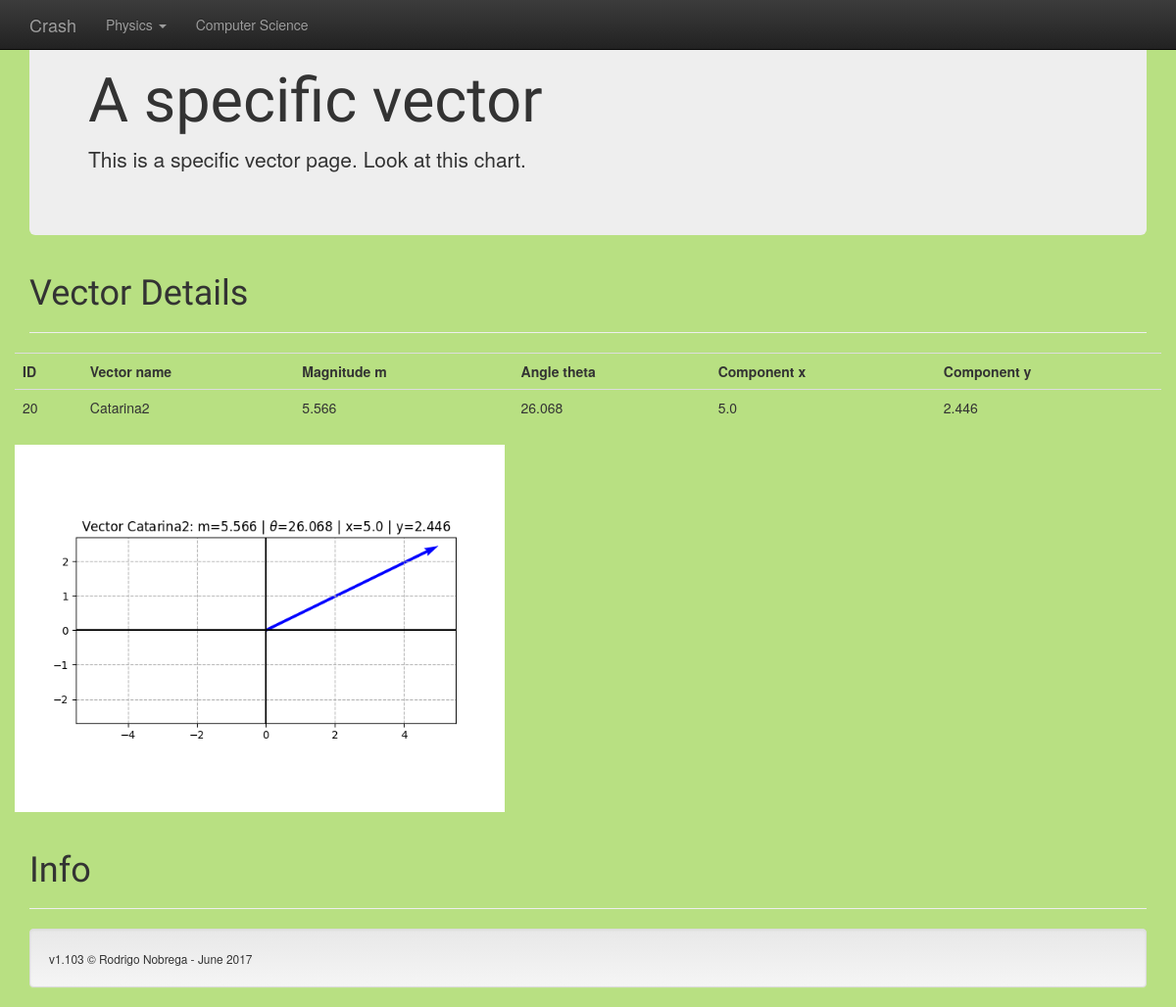
Page /Crash/vector/20 on the committed database.
### Physics/models.py (models this page shows, shortened)
class HTVector(models.Model):
    name = models.CharField(max_length=30, null=True)
    m = models.FloatField(default=None, blank=True)
    theta = models.FloatField(default=None, blank=True)
    x = models.FloatField(default=None, blank=True)
    y = models.FloatField(default=None, blank=True)
    def drawVector(self):
        if (self.x > 0 and self.y > 0):
            limits = [(-1.1 * self.x), (1.1 * self.x), (-1.1 * self.y), (1.1 * self.y)]
        elif (self.x < 0 and self.y > 0):
            limits = [(1.1 * self.x), (-1.1 * self.x), (-1.1 * self.y), (1.1 * self.y)]
        elif (self.x < 0 and self.y < 0):
            limits = [(1.1 * self.x), (-1.1 * self.x), (1.1 * self.y), (-1.1 * self.y)]
        elif (self.x > 0 and self.y < 0):
            limits = [(-1.1 * self.x), (1.1 * self.x), (1.1 * self.y), (-1.1 * self.y)]
        plt.gca().set_aspect('equal')
        plt.axis(limits)
        plt.axhline(y=0, color='k')
        plt.axvline(x=0, color='k')
        plt.grid(True, linestyle='dashed')
        plt.quiver(0, 0, self.x, self.y, angles='xy', scale_units='xy', scale=1, color='b')
        plt.title(r'Vector {}: m={} | $\theta$={} | x={} | y={}'.format(self.name, self.m, self.theta, self.x, self.y))
        plt.savefig('Physics/static/Physics/vector.png')
        plt.clf()

### Physics/views.py (the view)
# urls.py: url(r'^vector/(?P<id>\d+)$', views.vector_num, name='vector_num'),
def vector_num(request, id):
    vector = get_object_or_404(HTVector, pk=id)
    picture = vector.drawVector()
    return render(request, 'Physics/vector_detail.html', {'vector': vector})

### Physics/templates/Physics/vector_detail.html (shortened to what this page needs)
{% extends 'base.html' %}
      {% block body%}
      <div class="jumbotron">
        <h1>A specific vector</h1>
        <p>This is a specific vector page. Look at this chart.</p>
      </div>
      <div class="page-header">
        <h1>Vector Details</h1>
      </div>
      <div class="row">
        <table class="table table-hover">
        <tr>
          <td><strong>ID</strong></td>
          <td><strong>Vector name</strong></td>
          <td><strong>Magnitude m</strong></td>
          <td><strong>Angle theta</strong></td>
          <td><strong>Component x</strong></td>
          <td><strong>Component y</strong></td>
        </tr>
        <tr>
          <td>{{ vector.id }}</td>
          <td>{{ vector.name }}</td>
          <td>{{ vector.m }}</td>
          <td>{{ vector.theta }}</td>
          <td>{{ vector.x }}</td>
          <td>{{ vector.y }}</td>
        </tr>
        </table>
        {% load staticfiles %}
        <img src="{% static 'Physics/vector.png' %}" alt="{{ vector.name }}" width="500px"/>
      </div>
      {% endblock%}

### Physics/static/Physics/style.css (style rules this page uses)
body { background-color: #B8E082; }
h1 { font-family: 'Acme', sans-serif; }

### rows in the picture
HTVector: id "20", name "Catarina2", m "5.566", theta "26.068", x "5.0", y "2.446"
